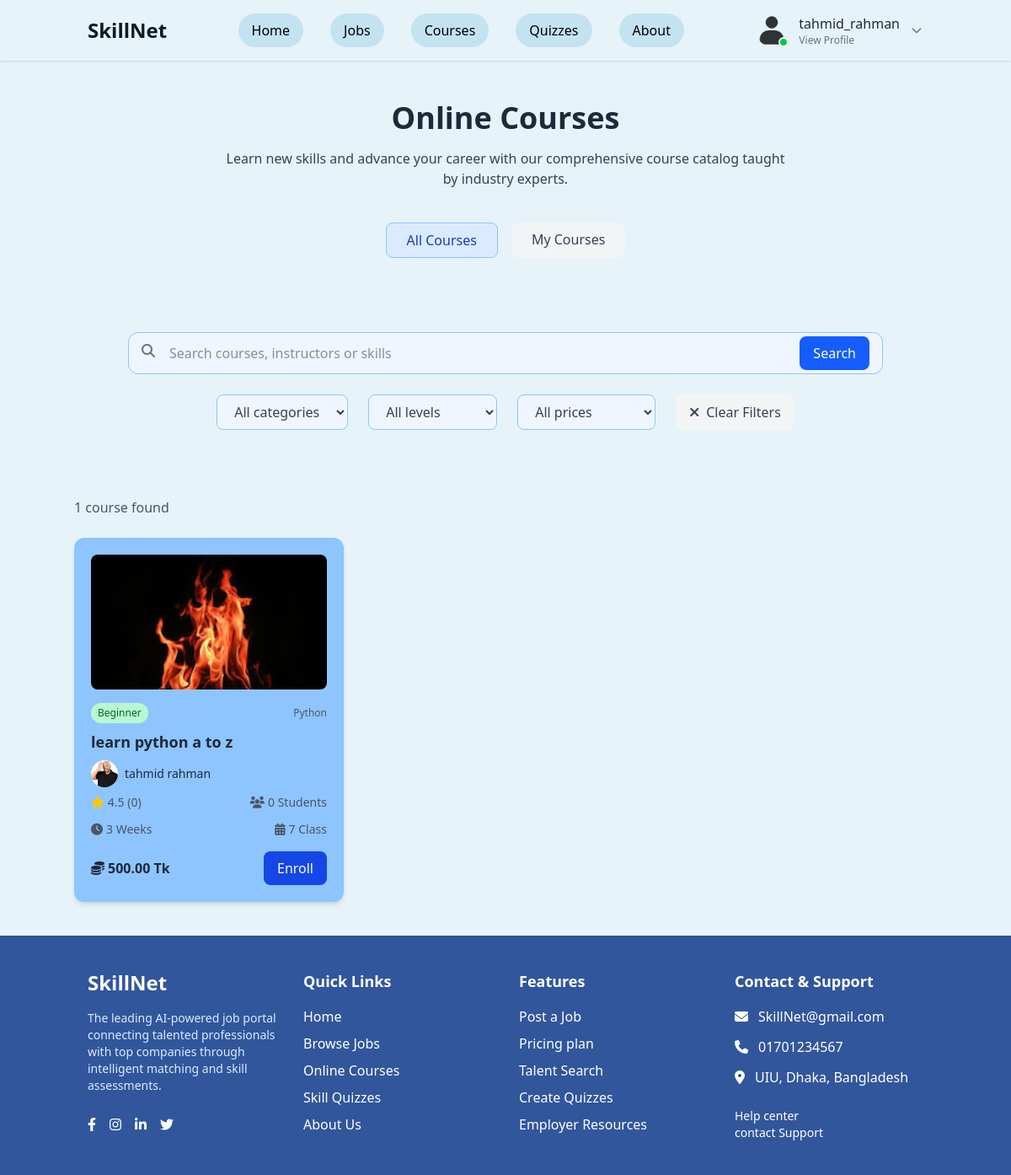
The app's page /courses/ (signed in) with its own data.
### app/models.py (models this page shows, shortened)
class Course(models.Model):
    DIFFICULTY_LEVELS = [
        ('beginner', 'Beginner'),
        ('intermediate', 'Intermediate'),
        ('advanced', 'Advanced'),
    ]
    title = models.CharField(max_length=200)
    category = models.ForeignKey(CourseCategory, on_delete=models.CASCADE)
    instructor = models.CharField(max_length=100)
    instructor_photo = models.ImageField(upload_to='instructors/', blank=True, null=True)
    thumbnail = models.ImageField(upload_to='course_thumbnails/', blank=True, null=True)
    description = models.TextField()
    short_description = models.CharField(max_length=300)
    difficulty = models.CharField(max_length=20, choices=DIFFICULTY_LEVELS)
    price = models.DecimalField(max_digits=10, decimal_places=2)
    duration_weeks = models.IntegerField()
    lessons_count = models.IntegerField()
    skills_covered = models.CharField(max_length=500)
    rating = models.DecimalField(max_digits=3, decimal_places=1, default=4.5)
    rating_count = models.IntegerField(default=0)
    students_count = models.IntegerField(default=0)
    created_date = models.DateTimeField(auto_now_add=True)
    is_active = models.BooleanField(default=True)
    def get_difficulty_badge_class(self):
        if self.difficulty == 'beginner':
            return 'bg-green-200 text-green-800'
        elif self.difficulty == 'intermediate':
            return 'bg-blue-600 text-white'
        else:
            return 'bg-purple-200 text-purple-800'
    def get_background_class(self):
        colors = ['bg-blue-200', 'bg-blue-300', 'bg-blue-400', 'bg-green-200', 'bg-blue-100']
        index = self.id % len(colors) if self.id else 0
        return colors[index]

class CourseCategory(models.Model):
    name = models.CharField(max_length=100)
    description = models.TextField(blank=True)

### app/views.py (the view, shortened to what this page needs)
# urls.py: path('courses/', views.course_list, name='course_list'),
def course_list(request):
    tab = request.GET.get('tab', 'all')
    if tab == 'all':
        courses = Course.objects.filter(is_active=True).order_by('-created_date')
        category_filter = request.GET.get('category', '')
        difficulty_filter = request.GET.get('difficulty', '')
        price_filter = request.GET.get('price', '')
        search_query = request.GET.get('q', '')
        if search_query:
            courses = courses.filter(
                Q(title__icontains=search_query) |
                Q(instructor__icontains=search_query) |
                Q(skills_covered__icontains=search_query)
            )
        if category_filter:
            courses = courses.filter(category__name=category_filter)
        if difficulty_filter:
            courses = courses.filter(difficulty=difficulty_filter)
        categories = CourseCategory.objects.all()
        difficulty_levels = Course.DIFFICULTY_LEVELS
        context = {
            'courses': courses,
            'categories': categories,
            'difficulty_levels': difficulty_levels,
            'selected_category': category_filter,
            'selected_difficulty': difficulty_filter,
            'selected_price': price_filter,
            'search_query': search_query,
            'active_tab': tab,
            'show_filters': True,  # Show filters for "All Courses"
        }
    else:
        return redirect('app:course_list?tab=all')
    return render(request, 'courses/course_list.html', context)

### static/templates/courses/course_list.html (shortened to what this page needs)
{% extends 'base.html' %}
{% load static %}
{% block content %}
<section class="py-12 px-4">
    <div class="container mx-auto text-center">
        <h1 class="text-3xl md:text-4xl font-bold mb-4">
            {% if active_tab == 'my_courses' %}My Courses{% else %}Online Courses{% endif %}
        </h1>
        <p class="text-gray-700 max-w-2xl mx-auto mb-10">
            {% if active_tab == 'my_courses' %}
                Continue your learning journey and track your progress across all enrolled courses.
            {% else %}
                Learn new skills and advance your career with our comprehensive course catalog taught by industry experts.
            {% endif %}
        </p>
        <div class="flex justify-center mb-10 space-x-4">
            <a href="?tab=all"
               class="px-6 py-2 {% if active_tab == 'all' %}bg-blue-100 text-blue-800 border border-blue-300{% else %}bg-gray-100 text-gray-700{% endif %} rounded-lg font-medium hover:bg-blue-50 transition">
                All Courses
            </a>
            {% if user.is_authenticated %}
            <a href="?tab=my_courses"
               class="px-6 py-2 {% if active_tab == 'my_courses' %}bg-blue-100 text-blue-800 border border-blue-300{% else %}bg-gray-100 text-gray-700{% endif %} rounded-lg font-medium hover:bg-gray-200 transition">
                My Courses
            </a>
            {% endif %}
        </div>
    </div>
</section>
{% if active_tab == 'all' and show_filters %}
<section class="px-4">
    <div class="container mx-auto max-w-4xl">
        <form method="GET" action="{% url 'app:course_list' %}" class="mb-10">
            <div class="relative mb-6">
                <input type="text" name="q" placeholder="Search courses, instructors or skills"
                       value="{{ search_query }}"
                       class="w-full pl-12 pr-32 py-3 rounded-xl border border-blue-300 focus:outline-none focus:ring-2 focus:ring-blue-500 bg-blue-50" />
                <i class="fas fa-search absolute left-4 top-3.5 text-gray-500"></i>
                <button type="submit" class="absolute right-4 top-1/2 transform -translate-y-1/2 px-4 py-2 bg-blue-600 text-white rounded-lg hover:bg-blue-700 transition">
                    Search
                </button>
            </div>
            <div class="flex flex-wrap justify-center gap-6">
                <select name="category" class="px-4 py-2 rounded-lg bg-blue-50 border border-blue-300 text-gray-700 focus:outline-none focus:ring-2 focus:ring-blue-500" onchange="this.form.submit()">
                    <option value="">All categories</option>
                </select>
                <select name="difficulty" class="px-4 py-2 rounded-lg bg-blue-50 border border-blue-300 text-gray-700 focus:outline-none focus:ring-2 focus:ring-blue-500" onchange="this.form.submit()">
                    <option value="">All levels</option>
                </select>
                <select name="price" class="px-4 py-2 rounded-lg bg-blue-50 border border-blue-300 text-gray-700 focus:outline-none focus:ring-2 focus:ring-blue-500" onchange="this.form.submit()">
                    <option value="">All prices</option>
                </select>
                <a href="{% url 'app:course_list' %}?tab=all" class="flex items-center space-x-2 px-4 py-2 bg-gray-100 text-gray-700 rounded-lg hover:bg-gray-200 transition">
                    <i class="fas fa-times"></i>
                    <span>Clear Filters</span>
                </a>
            </div>
        </form>
    </div>
</section>
{% endif %}
<section class="py-10 px-4">
    <div class="container mx-auto">
        {% if active_tab == 'all' %}
            <div class="mb-6 text-gray-600">
                <p>{{ courses.count }} course{% if courses.count != 1 %}s{% endif %} found</p>
            </div>
            <div class="grid grid-cols-1 md:grid-cols-2 lg:grid-cols-3 gap-8">
                {% for course in courses %}
                <div class="{{ course.get_background_class }} p-5 rounded-xl shadow-md overflow-hidden transition-transform hover:scale-105">
                    <img src="{% if course.thumbnail %}{{ course.thumbnail.url }}{% else %}https://via.placeholder.com/400x250?text={{ course.title|slice:':10' }}{% endif %}"
                         alt="{{ course.title }}"
                         class="w-full h-40 object-cover rounded-lg mb-4" />
                    <div class="flex items-center mb-2">
                        <span class="px-2 py-1 text-xs {{ course.get_difficulty_badge_class }} rounded-full">
                            {{ course.get_difficulty_display }}
                        </span>
                        <span class="ml-auto text-xs text-gray-600">{{ course.category.name }}</span>
                    </div>
                    <h3 class="font-bold text-lg mb-2">{{ course.title }}</h3>
                    <div class="flex items-center mb-2">
                        <img src="{% if course.instructor_photo %}{{ course.instructor_photo.url }}{% else %}https://via.placeholder.com/30x30?text={{ course.instructor|slice:':2' }}{% endif %}"
                             alt="{{ course.instructor }}"
                             class="rounded-full mr-2 w-8 h-8 object-cover" />
                        <span class="text-sm">{{ course.instructor }}</span>
                    </div>
                    <div class="flex justify-between text-sm text-gray-600 mb-3">
                        <div class="flex items-center">
                            <i class="fas fa-star text-yellow-400 mr-1"></i>
                            <span>{{ course.rating }} ({{ course.rating_count }})</span>
                        </div>
                        <div class="flex items-center">
                            <i class="fas fa-users mr-1"></i>
                            <span>{{ course.students_count }} Students</span>
                        </div>
                    </div>
                    <div class="flex justify-between text-sm text-gray-600 mb-4">
                        <div class="flex items-center">
                            <i class="fas fa-clock mr-1"></i>
                            <span>{{ course.duration_weeks }} Weeks</span>
                        </div>
                        <div class="flex items-center">
                            <i class="fas fa-calendar-alt mr-1"></i>
                            <span>{{ course.lessons_count }} Class</span>
                        </div>
                    </div>
                    <div class="flex justify-between items-center">
                        <div class="flex items-center">
                            <i class="fas fa-coins mr-1"></i>
                            <span class="font-semibold">
                                {% if course.price == 0 %}
                                    Free
                                {% else %}
                                    {{ course.price }} Tk
                                {% endif %}
                            </span>
                        </div>
                        {% if user.is_authenticated %}
                            <a href="{% url 'app:enroll_course' course.id %}"
                               class="px-4 py-2 bg-blue-700 text-white rounded-lg hover:bg-blue-800 transition">
                                Enroll
                            </a>
                        {% else %}
                            <a href="{% url 'login' %}?next={% url 'app:course_detail' course.id %}"
                               class="px-4 py-2 bg-blue-700 text-white rounded-lg hover:bg-blue-800 transition">
                                Enroll
                            </a>
                        {% endif %}
                    </div>
                </div>
                {% endfor %}
            </div>
        {% endif %}
    </div>
</section>
{% endblock %}

### static/templates/nav/nav.html (shortened to what this page needs)
<header class="bg-[#E6F3F8] shadow-sm sticky top-0 z-50">
  <div class="container mx-auto px-4 py-4 flex items-center justify-between">
    <a href="/" class="text-2xl font-bold text-gray-900">SkillNet</a>
    <nav class="hidden md:flex space-x-8">
      <a href="/" class="px-4 py-2 rounded-full bg-[#C3E3F1] text-black hover:bg-blue-100 transition">Home</a>
      <a href="/jobs" class="px-4 py-2 rounded-full bg-[#C3E3F1] text-black hover:bg-blue-100 transition">Jobs</a>
      <a href="/courses" class="px-4 py-2 rounded-full bg-[#C3E3F1] text-black hover:bg-blue-100 transition">Courses</a>
      <a href="/quizzes" class="px-4 py-2 rounded-full bg-[#C3E3F1] text-black hover:bg-blue-100 transition">Quizzes</a>
      <a href="/about" class="px-4 py-2 rounded-full bg-[#C3E3F1] text-black hover:bg-blue-100 transition">About</a>
    </nav>
    <div class="flex items-center space-x-4">
      {% if user.is_authenticated %}
        <div x-data="{ open: false }" class="relative">
          <button @click="open = !open" class="flex items-center space-x-3 focus:outline-none group">
            <div class="relative">
              <img src="{{ user.profile.image.url|default:'/static/images/default-avatar.png' }}"
                   alt="Profile"
                   class="w-10 h-10 rounded-full object-cover border-1 border-transparent group-hover:border-black transition-colors">
              <div class="absolute bottom-0 right-0 w-3 h-3 bg-green-500 rounded-full border-2 border-white"></div>
            </div>
            <div class="hidden md:flex flex-col items-start">
              <span class="font-medium text-gray-800">{{ user.username }}</span>
              <span class="text-xs text-gray-500">View Profile</span>
            </div>
            <svg xmlns="http://www.w3.org/2000/svg"
                 class="h-4 w-4 text-gray-500 transition-transform duration-200"
                 :class="{'rotate-180': open}"
                 fill="none"
                 viewBox="0 0 24 24"
                 stroke="currentColor">
              <path stroke-linecap="round" stroke-linejoin="round" stroke-width="2" d="M19 9l-7 7-7-7" />
            </svg>
          </button>
        </div>
      {% else %}
        <a href="{% url 'login' %}" class="px-5 py-2 rounded-full bg-blue-300 text-blue-800 hover:bg-blue-400 transition font-medium">Sign In</a>
        <a href="{% url 'signup' %}" class="px-5 py-2 rounded-full bg-blue-600 text-white hover:bg-blue-700 transition font-medium">Signup</a>
      {% endif %}
    </div>
  </div>
</header>

### records on screen
Course: thumbnail (picture), difficulty "Beginner", category.name "Python", title "learn python a to z", instructor_photo (picture), instructor "tahmid rahman", rating "4.5", rating_count "0", students_count "0", duration_weeks "3", lessons_count "7", price "500.00"

### other values on screen
{{ user.username }} "tahmid_rahman"
{{ courses.count }} "1"
